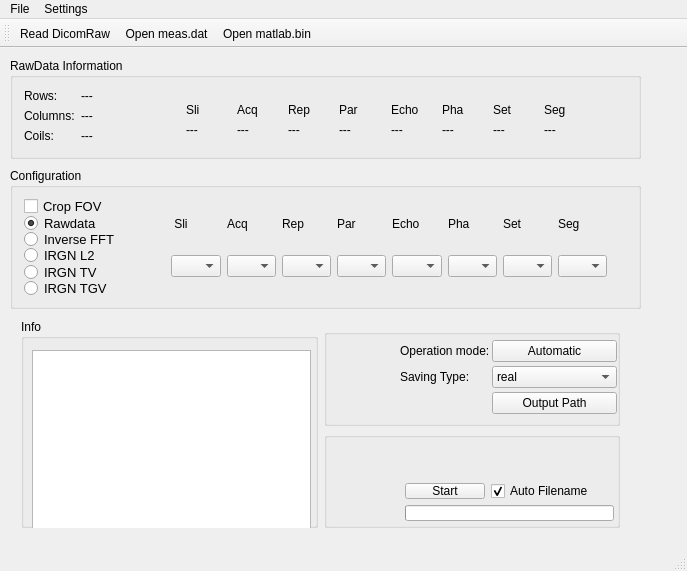
<?xml version="1.0" encoding="UTF-8"?>
<ui version="4.0">
 <class>IMT_MRGui</class>
 <widget class="QMainWindow" name="IMT_MRGui">
  <property name="geometry">
   <rect>
    <x>0</x>
    <y>0</y>
    <width>687</width>
    <height>571</height>
   </rect>
  </property>
  <property name="sizePolicy">
   <sizepolicy hsizetype="Minimum" vsizetype="Minimum">
    <horstretch>0</horstretch>
    <verstretch>0</verstretch>
   </sizepolicy>
  </property>
  <property name="windowTitle">
   <string>IMT_MRGui</string>
  </property>
  <widget class="QWidget" name="centralWidget">
   <widget class="QGroupBox" name="groupBox_2">
    <property name="geometry">
     <rect>
      <x>10</x>
      <y>10</y>
      <width>631</width>
      <height>101</height>
     </rect>
    </property>
    <property name="autoFillBackground">
     <bool>false</bool>
    </property>
    <property name="title">
     <string>RawData Information</string>
    </property>
    <layout class="QGridLayout" name="gridLayout_2">
     <item row="0" column="0" rowspan="2">
      <layout class="QFormLayout" name="formLayout_stdinfo">
       <property name="sizeConstraint">
        <enum>QLayout::SetFixedSize</enum>
       </property>
       <item row="0" column="0">
        <widget class="QLabel" name="label_rows">
         <property name="text">
          <string>Rows: </string>
         </property>
        </widget>
       </item>
       <item row="1" column="0">
        <widget class="QLabel" name="label_columns">
         <property name="text">
          <string>Columns:</string>
         </property>
        </widget>
       </item>
       <item row="2" column="0">
        <widget class="QLabel" name="label_coils">
         <property name="text">
          <string>Coils:</string>
         </property>
        </widget>
       </item>
       <item row="0" column="1">
        <widget class="QLabel" name="label_rowsval">
         <property name="maximumSize">
          <size>
           <width>70</width>
           <height>16777215</height>
          </size>
         </property>
         <property name="text">
          <string>---</string>
         </property>
        </widget>
       </item>
       <item row="1" column="1">
        <widget class="QLabel" name="label_columnsval">
         <property name="minimumSize">
          <size>
           <width>70</width>
           <height>0</height>
          </size>
         </property>
         <property name="maximumSize">
          <size>
           <width>70</width>
           <height>16777215</height>
          </size>
         </property>
         <property name="text">
          <string>---</string>
         </property>
        </widget>
       </item>
       <item row="2" column="1">
        <widget class="QLabel" name="label_coilsval">
         <property name="minimumSize">
          <size>
           <width>70</width>
           <height>0</height>
          </size>
         </property>
         <property name="maximumSize">
          <size>
           <width>7</width>
           <height>16777215</height>
          </size>
         </property>
         <property name="text">
          <string>---</string>
         </property>
        </widget>
       </item>
      </layout>
     </item>
     <item row="0" column="2" rowspan="2">
      <widget class="QFrame" name="frame_3">
       <property name="maximumSize">
        <size>
         <width>10</width>
         <height>16777215</height>
        </size>
       </property>
       <property name="frameShape">
        <enum>QFrame::NoFrame</enum>
       </property>
       <property name="frameShadow">
        <enum>QFrame::Raised</enum>
       </property>
      </widget>
     </item>
     <item row="0" column="1" rowspan="2">
      <widget class="QFrame" name="frame_4">
       <property name="minimumSize">
        <size>
         <width>436</width>
         <height>0</height>
        </size>
       </property>
       <property name="frameShape">
        <enum>QFrame::NoFrame</enum>
       </property>
       <property name="frameShadow">
        <enum>QFrame::Raised</enum>
       </property>
       <widget class="QWidget" name="gridLayoutWidget">
        <property name="geometry">
         <rect>
          <x>0</x>
          <y>0</y>
          <width>431</width>
          <height>61</height>
         </rect>
        </property>
        <layout class="QGridLayout" name="gridLayout_imginfo">
         <property name="sizeConstraint">
          <enum>QLayout::SetMinimumSize</enum>
         </property>
         <property name="spacing">
          <number>0</number>
         </property>
         <item row="1" column="0">
          <widget class="QLabel" name="label_slival">
           <property name="text">
            <string>---</string>
           </property>
          </widget>
         </item>
         <item row="0" column="0">
          <widget class="QLabel" name="label_slices">
           <property name="toolTip">
            <string>Number of Slices</string>
           </property>
           <property name="text">
            <string>Sli</string>
           </property>
          </widget>
         </item>
         <item row="0" column="1">
          <widget class="QLabel" name="label_acq">
           <property name="toolTip">
            <string>Number of Acquisitions</string>
           </property>
           <property name="text">
            <string>Acq</string>
           </property>
          </widget>
         </item>
         <item row="1" column="1">
          <widget class="QLabel" name="label_acqval">
           <property name="text">
            <string>---</string>
           </property>
          </widget>
         </item>
         <item row="0" column="2">
          <widget class="QLabel" name="label_rep">
           <property name="toolTip">
            <string>Number of Repititions</string>
           </property>
           <property name="text">
            <string>Rep</string>
           </property>
          </widget>
         </item>
         <item row="1" column="2">
          <widget class="QLabel" name="label_repval">
           <property name="text">
            <string>---</string>
           </property>
          </widget>
         </item>
         <item row="0" column="3">
          <widget class="QLabel" name="label_par">
           <property name="toolTip">
            <string>Number of Partitions</string>
           </property>
           <property name="text">
            <string>Par</string>
           </property>
          </widget>
         </item>
         <item row="1" column="3">
          <widget class="QLabel" name="label_parval">
           <property name="text">
            <string>---</string>
           </property>
          </widget>
         </item>
         <item row="0" column="4">
          <widget class="QLabel" name="label_echo">
           <property name="toolTip">
            <string>Number of Echos</string>
           </property>
           <property name="text">
            <string>Echo</string>
           </property>
          </widget>
         </item>
         <item row="1" column="4">
          <widget class="QLabel" name="label_echoval">
           <property name="text">
            <string>---</string>
           </property>
          </widget>
         </item>
         <item row="0" column="5">
          <widget class="QLabel" name="label_pha">
           <property name="toolTip">
            <string>Number of Phases</string>
           </property>
           <property name="text">
            <string>Pha</string>
           </property>
          </widget>
         </item>
         <item row="1" column="5">
          <widget class="QLabel" name="label_phaval">
           <property name="text">
            <string>---</string>
           </property>
          </widget>
         </item>
         <item row="0" column="6">
          <widget class="QLabel" name="label_set">
           <property name="toolTip">
            <string>Number of Sets</string>
           </property>
           <property name="text">
            <string>Set</string>
           </property>
          </widget>
         </item>
         <item row="1" column="6">
          <widget class="QLabel" name="label_setval">
           <property name="text">
            <string>---</string>
           </property>
          </widget>
         </item>
         <item row="0" column="7">
          <widget class="QLabel" name="label_seg">
           <property name="toolTip">
            <string>Number of Segments</string>
           </property>
           <property name="text">
            <string>Seg</string>
           </property>
          </widget>
         </item>
         <item row="1" column="7">
          <widget class="QLabel" name="label_segval">
           <property name="text">
            <string>---</string>
           </property>
          </widget>
         </item>
        </layout>
       </widget>
      </widget>
     </item>
    </layout>
   </widget>
   <widget class="QGroupBox" name="groupBox">
    <property name="geometry">
     <rect>
      <x>10</x>
      <y>120</y>
      <width>631</width>
      <height>141</height>
     </rect>
    </property>
    <property name="title">
     <string>Configuration</string>
    </property>
    <layout class="QGridLayout" name="gridLayout">
     <item row="1" column="0">
      <layout class="QVBoxLayout" name="verticalLayout">
       <property name="spacing">
        <number>2</number>
       </property>
       <property name="sizeConstraint">
        <enum>QLayout::SetFixedSize</enum>
       </property>
       <item>
        <layout class="QVBoxLayout" name="verticalLayout_3">
         <item>
          <widget class="QCheckBox" name="cb_cropFOV">
           <property name="font">
            <font>
             <pointsize>10</pointsize>
            </font>
           </property>
           <property name="autoFillBackground">
            <bool>false</bool>
           </property>
           <property name="text">
            <string>Crop FOV</string>
           </property>
           <property name="checkable">
            <bool>true</bool>
           </property>
           <property name="checked">
            <bool>false</bool>
           </property>
          </widget>
         </item>
        </layout>
       </item>
       <item>
        <widget class="QRadioButton" name="radioButton_rawdata">
         <property name="sizePolicy">
          <sizepolicy hsizetype="Fixed" vsizetype="Fixed">
           <horstretch>0</horstretch>
           <verstretch>0</verstretch>
          </sizepolicy>
         </property>
         <property name="font">
          <font>
           <pointsize>10</pointsize>
          </font>
         </property>
         <property name="toolTip">
          <string>&lt;!DOCTYPE HTML PUBLIC &quot;-//W3C//DTD HTML 4.0//EN&quot; &quot;http://www.w3.org/TR/REC-html40/strict.dtd&quot;&gt;
&lt;html&gt;&lt;head&gt;&lt;meta name=&quot;qrichtext&quot; content=&quot;1&quot; /&gt;&lt;style type=&quot;text/css&quot;&gt;
p, li { white-space: pre-wrap; }
&lt;/style&gt;&lt;/head&gt;&lt;body style=&quot; font-family:'Ubuntu'; font-size:10pt; font-weight:400; font-style:normal;&quot;&gt;
&lt;p style=&quot; margin-top:0px; margin-bottom:0px; margin-left:0px; margin-right:0px; -qt-block-indent:0; text-indent:0px;&quot;&gt;No Calculation&lt;/p&gt;
&lt;p style=&quot; margin-top:0px; margin-bottom:0px; margin-left:0px; margin-right:0px; -qt-block-indent:0; text-indent:0px;&quot;&gt;Rawdata will be saved&lt;/p&gt;&lt;/body&gt;&lt;/html&gt;</string>
         </property>
         <property name="text">
          <string>Rawdata</string>
         </property>
         <property name="checked">
          <bool>true</bool>
         </property>
        </widget>
       </item>
       <item>
        <widget class="QRadioButton" name="radioButton_ifft">
         <property name="sizePolicy">
          <sizepolicy hsizetype="Fixed" vsizetype="Fixed">
           <horstretch>0</horstretch>
           <verstretch>0</verstretch>
          </sizepolicy>
         </property>
         <property name="font">
          <font>
           <pointsize>10</pointsize>
          </font>
         </property>
         <property name="text">
          <string>Inverse FFT</string>
         </property>
         <property name="checked">
          <bool>false</bool>
         </property>
        </widget>
       </item>
       <item>
        <widget class="QRadioButton" name="radioButton_irgnl2">
         <property name="sizePolicy">
          <sizepolicy hsizetype="Fixed" vsizetype="Fixed">
           <horstretch>0</horstretch>
           <verstretch>0</verstretch>
          </sizepolicy>
         </property>
         <property name="font">
          <font>
           <pointsize>10</pointsize>
          </font>
         </property>
         <property name="text">
          <string>IRGN L2</string>
         </property>
        </widget>
       </item>
       <item>
        <widget class="QRadioButton" name="radioButton_irgntv">
         <property name="sizePolicy">
          <sizepolicy hsizetype="Fixed" vsizetype="Fixed">
           <horstretch>0</horstretch>
           <verstretch>0</verstretch>
          </sizepolicy>
         </property>
         <property name="font">
          <font>
           <pointsize>10</pointsize>
          </font>
         </property>
         <property name="text">
          <string>IRGN TV</string>
         </property>
        </widget>
       </item>
       <item>
        <widget class="QRadioButton" name="radioButton_irgntgv">
         <property name="sizePolicy">
          <sizepolicy hsizetype="Fixed" vsizetype="Fixed">
           <horstretch>0</horstretch>
           <verstretch>0</verstretch>
          </sizepolicy>
         </property>
         <property name="font">
          <font>
           <pointsize>10</pointsize>
          </font>
         </property>
         <property name="text">
          <string>IRGN TGV</string>
         </property>
        </widget>
       </item>
      </layout>
     </item>
     <item row="1" column="1">
      <widget class="QFrame" name="frame">
       <property name="minimumSize">
        <size>
         <width>39</width>
         <height>0</height>
        </size>
       </property>
       <property name="frameShape">
        <enum>QFrame::NoFrame</enum>
       </property>
       <property name="frameShadow">
        <enum>QFrame::Raised</enum>
       </property>
      </widget>
     </item>
     <item row="1" column="2">
      <layout class="QGridLayout" name="gridLayout_imgselect">
       <property name="sizeConstraint">
        <enum>QLayout::SetNoConstraint</enum>
       </property>
       <item row="0" column="0">
        <widget class="QLabel" name="label_slices_2">
         <property name="sizePolicy">
          <sizepolicy hsizetype="Fixed" vsizetype="Fixed">
           <horstretch>0</horstretch>
           <verstretch>0</verstretch>
          </sizepolicy>
         </property>
         <property name="toolTip">
          <string>Select Slice</string>
         </property>
         <property name="text">
          <string> Sli</string>
         </property>
        </widget>
       </item>
       <item row="0" column="1">
        <widget class="QLabel" name="label_acq_2">
         <property name="sizePolicy">
          <sizepolicy hsizetype="Fixed" vsizetype="Fixed">
           <horstretch>0</horstretch>
           <verstretch>0</verstretch>
          </sizepolicy>
         </property>
         <property name="toolTip">
          <string>Select Acquisition</string>
         </property>
         <property name="text">
          <string>Acq</string>
         </property>
        </widget>
       </item>
       <item row="0" column="2">
        <widget class="QLabel" name="label_rep_2">
         <property name="sizePolicy">
          <sizepolicy hsizetype="Fixed" vsizetype="Fixed">
           <horstretch>0</horstretch>
           <verstretch>0</verstretch>
          </sizepolicy>
         </property>
         <property name="toolTip">
          <string>Select Repitition</string>
         </property>
         <property name="text">
          <string>Rep</string>
         </property>
        </widget>
       </item>
       <item row="0" column="4">
        <widget class="QLabel" name="label_echo_2">
         <property name="sizePolicy">
          <sizepolicy hsizetype="Fixed" vsizetype="Fixed">
           <horstretch>0</horstretch>
           <verstretch>0</verstretch>
          </sizepolicy>
         </property>
         <property name="toolTip">
          <string>Select Echo</string>
         </property>
         <property name="text">
          <string>Echo</string>
         </property>
        </widget>
       </item>
       <item row="0" column="5">
        <widget class="QLabel" name="label_pha_2">
         <property name="sizePolicy">
          <sizepolicy hsizetype="Fixed" vsizetype="Fixed">
           <horstretch>0</horstretch>
           <verstretch>0</verstretch>
          </sizepolicy>
         </property>
         <property name="toolTip">
          <string>Select Phase</string>
         </property>
         <property name="text">
          <string>Pha</string>
         </property>
        </widget>
       </item>
       <item row="0" column="6">
        <widget class="QLabel" name="label_set_2">
         <property name="sizePolicy">
          <sizepolicy hsizetype="Fixed" vsizetype="Fixed">
           <horstretch>0</horstretch>
           <verstretch>0</verstretch>
          </sizepolicy>
         </property>
         <property name="toolTip">
          <string>Select Set</string>
         </property>
         <property name="text">
          <string>Set</string>
         </property>
        </widget>
       </item>
       <item row="0" column="7">
        <widget class="QLabel" name="label_seg_2">
         <property name="sizePolicy">
          <sizepolicy hsizetype="Fixed" vsizetype="Fixed">
           <horstretch>0</horstretch>
           <verstretch>0</verstretch>
          </sizepolicy>
         </property>
         <property name="toolTip">
          <string>Select Segment</string>
         </property>
         <property name="text">
          <string>Seg</string>
         </property>
        </widget>
       </item>
       <item row="1" column="0">
        <widget class="QComboBox" name="combo_sli_select">
         <property name="sizePolicy">
          <sizepolicy hsizetype="Fixed" vsizetype="Fixed">
           <horstretch>0</horstretch>
           <verstretch>0</verstretch>
          </sizepolicy>
         </property>
        </widget>
       </item>
       <item row="1" column="1">
        <widget class="QComboBox" name="combo_acq_select">
         <property name="sizePolicy">
          <sizepolicy hsizetype="Fixed" vsizetype="Fixed">
           <horstretch>0</horstretch>
           <verstretch>0</verstretch>
          </sizepolicy>
         </property>
        </widget>
       </item>
       <item row="1" column="2">
        <widget class="QComboBox" name="combo_rep_select">
         <property name="sizePolicy">
          <sizepolicy hsizetype="Fixed" vsizetype="Fixed">
           <horstretch>0</horstretch>
           <verstretch>0</verstretch>
          </sizepolicy>
         </property>
        </widget>
       </item>
       <item row="1" column="3">
        <widget class="QComboBox" name="combo_par_select">
         <property name="sizePolicy">
          <sizepolicy hsizetype="Fixed" vsizetype="Fixed">
           <horstretch>0</horstretch>
           <verstretch>0</verstretch>
          </sizepolicy>
         </property>
        </widget>
       </item>
       <item row="1" column="4">
        <widget class="QComboBox" name="combo_echo_select">
         <property name="sizePolicy">
          <sizepolicy hsizetype="Fixed" vsizetype="Fixed">
           <horstretch>0</horstretch>
           <verstretch>0</verstretch>
          </sizepolicy>
         </property>
        </widget>
       </item>
       <item row="1" column="5">
        <widget class="QComboBox" name="combo_pha_select">
         <property name="sizePolicy">
          <sizepolicy hsizetype="Fixed" vsizetype="Fixed">
           <horstretch>0</horstretch>
           <verstretch>0</verstretch>
          </sizepolicy>
         </property>
        </widget>
       </item>
       <item row="1" column="7">
        <widget class="QComboBox" name="combo_seg_select">
         <property name="sizePolicy">
          <sizepolicy hsizetype="Fixed" vsizetype="Fixed">
           <horstretch>0</horstretch>
           <verstretch>0</verstretch>
          </sizepolicy>
         </property>
        </widget>
       </item>
       <item row="1" column="6">
        <widget class="QComboBox" name="combo_set_select">
         <property name="sizePolicy">
          <sizepolicy hsizetype="Fixed" vsizetype="Fixed">
           <horstretch>0</horstretch>
           <verstretch>0</verstretch>
          </sizepolicy>
         </property>
        </widget>
       </item>
       <item row="0" column="3">
        <widget class="QLabel" name="label_par_2">
         <property name="sizePolicy">
          <sizepolicy hsizetype="Fixed" vsizetype="Fixed">
           <horstretch>0</horstretch>
           <verstretch>0</verstretch>
          </sizepolicy>
         </property>
         <property name="toolTip">
          <string>Select Partition</string>
         </property>
         <property name="text">
          <string>Par</string>
         </property>
        </widget>
       </item>
      </layout>
     </item>
     <item row="1" column="3">
      <widget class="QFrame" name="frame_2">
       <property name="minimumSize">
        <size>
         <width>14</width>
         <height>0</height>
        </size>
       </property>
       <property name="frameShape">
        <enum>QFrame::NoFrame</enum>
       </property>
       <property name="frameShadow">
        <enum>QFrame::Raised</enum>
       </property>
      </widget>
     </item>
    </layout>
   </widget>
   <widget class="QWidget" name="layoutWidget">
    <property name="geometry">
     <rect>
      <x>10</x>
      <y>260</y>
      <width>621</width>
      <height>231</height>
     </rect>
    </property>
    <layout class="QHBoxLayout" name="horizontalLayout">
     <item>
      <widget class="QGroupBox" name="groupBox_3">
       <property name="title">
        <string>Info</string>
       </property>
       <widget class="QWidget" name="verticalLayoutWidget_2">
        <property name="geometry">
         <rect>
          <x>0</x>
          <y>20</y>
          <width>301</width>
          <height>211</height>
         </rect>
        </property>
        <layout class="QVBoxLayout" name="verticalLayout_2">
         <item>
          <widget class="QTextBrowser" name="text_info"/>
         </item>
        </layout>
       </widget>
      </widget>
     </item>
     <item>
      <layout class="QVBoxLayout" name="verticalLayout_4">
       <item>
        <spacer name="verticalSpacer">
         <property name="orientation">
          <enum>Qt::Vertical</enum>
         </property>
         <property name="sizeType">
          <enum>QSizePolicy::Fixed</enum>
         </property>
         <property name="sizeHint" stdset="0">
          <size>
           <width>20</width>
           <height>10</height>
          </size>
         </property>
        </spacer>
       </item>
       <item>
        <widget class="QGroupBox" name="groupBox_5">
         <property name="title">
          <string/>
         </property>
         <widget class="QWidget" name="formLayoutWidget">
          <property name="geometry">
           <rect>
            <x>70</x>
            <y>0</y>
            <width>234</width>
            <height>111</height>
           </rect>
          </property>
          <layout class="QFormLayout" name="formLayout">
           <property name="horizontalSpacing">
            <number>2</number>
           </property>
           <property name="verticalSpacing">
            <number>4</number>
           </property>
           <property name="leftMargin">
            <number>6</number>
           </property>
           <item row="4" column="1">
            <widget class="QPushButton" name="pb_outputpath">
             <property name="text">
              <string>Output Path</string>
             </property>
            </widget>
           </item>
           <item row="2" column="1">
            <widget class="QPushButton" name="pb_automatic">
             <property name="text">
              <string>Automatic</string>
             </property>
             <property name="checkable">
              <bool>false</bool>
             </property>
            </widget>
           </item>
           <item row="2" column="0">
            <widget class="QLabel" name="label">
             <property name="text">
              <string>Operation mode:</string>
             </property>
            </widget>
           </item>
           <item row="4" column="0">
            <widget class="QLabel" name="label_2">
             <property name="text">
              <string/>
             </property>
            </widget>
           </item>
           <item row="3" column="1">
            <widget class="QComboBox" name="cb_savingtype">
             <property name="toolTip">
              <string>Saving Options:
 abs        Absolute Value
 phase   Phase Value
 imag     Imaginary Value
 real       Real Value</string>
             </property>
             <item>
              <property name="text">
               <string>real</string>
              </property>
             </item>
             <item>
              <property name="text">
               <string>imag</string>
              </property>
             </item>
             <item>
              <property name="text">
               <string>abs</string>
              </property>
             </item>
             <item>
              <property name="text">
               <string>phase</string>
              </property>
             </item>
            </widget>
           </item>
           <item row="3" column="0">
            <widget class="QLabel" name="label_3">
             <property name="text">
              <string>Saving Type:</string>
             </property>
            </widget>
           </item>
          </layout>
         </widget>
        </widget>
       </item>
       <item>
        <widget class="QGroupBox" name="groupBox_4">
         <property name="sizePolicy">
          <sizepolicy hsizetype="Preferred" vsizetype="Preferred">
           <horstretch>0</horstretch>
           <verstretch>0</verstretch>
          </sizepolicy>
         </property>
         <property name="title">
          <string/>
         </property>
         <widget class="QWidget" name="formLayoutWidget_3">
          <property name="geometry">
           <rect>
            <x>70</x>
            <y>40</y>
            <width>231</width>
            <height>60</height>
           </rect>
          </property>
          <layout class="QFormLayout" name="formLayout_2">
           <property name="fieldGrowthPolicy">
            <enum>QFormLayout::AllNonFixedFieldsGrow</enum>
           </property>
           <item row="0" column="0">
            <widget class="QPushButton" name="pushButton">
             <property name="text">
              <string>Start</string>
             </property>
            </widget>
           </item>
           <item row="0" column="1">
            <widget class="QCheckBox" name="cb_autofilename">
             <property name="text">
              <string>Auto Filename</string>
             </property>
             <property name="checked">
              <bool>true</bool>
             </property>
            </widget>
           </item>
           <item row="1" column="0" colspan="2">
            <widget class="QProgressBar" name="progressBar">
             <property name="sizePolicy">
              <sizepolicy hsizetype="Expanding" vsizetype="Fixed">
               <horstretch>0</horstretch>
               <verstretch>0</verstretch>
              </sizepolicy>
             </property>
             <property name="layoutDirection">
              <enum>Qt::LeftToRight</enum>
             </property>
             <property name="autoFillBackground">
              <bool>false</bool>
             </property>
             <property name="minimum">
              <number>0</number>
             </property>
             <property name="maximum">
              <number>100</number>
             </property>
             <property name="value">
              <number>0</number>
             </property>
             <property name="alignment">
              <set>Qt::AlignRight|Qt::AlignTrailing|Qt::AlignVCenter</set>
             </property>
             <property name="textVisible">
              <bool>false</bool>
             </property>
            </widget>
           </item>
          </layout>
         </widget>
        </widget>
       </item>
      </layout>
     </item>
    </layout>
   </widget>
  </widget>
  <widget class="QMenuBar" name="menuBar">
   <property name="geometry">
    <rect>
     <x>0</x>
     <y>0</y>
     <width>687</width>
     <height>23</height>
    </rect>
   </property>
   <widget class="QMenu" name="menuFile">
    <property name="title">
     <string>File</string>
    </property>
    <addaction name="actionRead_DicomRaw"/>
    <addaction name="actionOpen_meas_dat"/>
    <addaction name="actionOpen_matlab_bin"/>
   </widget>
   <widget class="QMenu" name="menuIRGN_Config">
    <property name="title">
     <string>Settings</string>
    </property>
    <addaction name="actionParameter"/>
    <addaction name="separator"/>
    <addaction name="actionAuto_Archive"/>
    <addaction name="separator"/>
    <addaction name="actionSpecial"/>
   </widget>
   <addaction name="menuFile"/>
   <addaction name="menuIRGN_Config"/>
  </widget>
  <widget class="QToolBar" name="mainToolBar">
   <attribute name="toolBarArea">
    <enum>TopToolBarArea</enum>
   </attribute>
   <attribute name="toolBarBreak">
    <bool>false</bool>
   </attribute>
   <addaction name="actionRead_DicomRaw"/>
   <addaction name="actionOpen_meas_dat"/>
   <addaction name="actionOpen_matlab_bin"/>
  </widget>
  <widget class="QStatusBar" name="statusBar"/>
  <action name="actionRead_DicomRaw">
   <property name="text">
    <string>Read DicomRaw</string>
   </property>
   <property name="toolTip">
    <string>Read DicomRaw [Ctrl+D]</string>
   </property>
   <property name="shortcut">
    <string>Ctrl+D</string>
   </property>
  </action>
  <action name="actionOpen_meas_dat">
   <property name="text">
    <string>Open meas.dat</string>
   </property>
   <property name="toolTip">
    <string>Open meas.dat [Ctrl+M]</string>
   </property>
   <property name="shortcut">
    <string>Ctrl+M</string>
   </property>
  </action>
  <action name="actionParameter">
   <property name="text">
    <string>IRGN Parameter</string>
   </property>
  </action>
  <action name="actionOpen_matlab_bin">
   <property name="text">
    <string>Open matlab.bin</string>
   </property>
   <property name="shortcut">
    <string>Ctrl+B</string>
   </property>
  </action>
  <action name="actionAuto_Archive">
   <property name="text">
    <string>Path Settings</string>
   </property>
  </action>
  <action name="actionSpecial">
   <property name="text">
    <string>special</string>
   </property>
  </action>
 </widget>
 <layoutdefault spacing="6" margin="11"/>
 <resources/>
 <connections/>
</ui>
